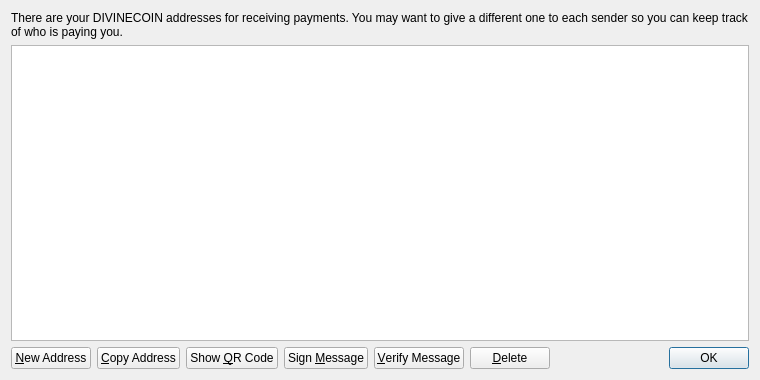
<?xml version="1.0" encoding="UTF-8"?>
<ui version="4.0">
 <class>AddressBookPage</class>
 <widget class="QWidget" name="AddressBookPage">
  <property name="geometry">
   <rect>
    <x>0</x>
    <y>0</y>
    <width>760</width>
    <height>380</height>
   </rect>
  </property>
  <property name="windowTitle">
   <string>Address Book</string>
  </property>
  <layout class="QVBoxLayout" name="verticalLayout">
   <item>
    <widget class="QLabel" name="labelExplanation">
     <property name="text">
      <string>There are your DIVINECOIN addresses for receiving payments. You may want to give a different one to each sender so you can keep track of who is paying you.</string>
     </property>
     <property name="textFormat">
      <enum>Qt::PlainText</enum>
     </property>
     <property name="wordWrap">
      <bool>true</bool>
     </property>
    </widget>
   </item>
   <item>
    <widget class="QTableView" name="tableView">
     <property name="contextMenuPolicy">
      <enum>Qt::CustomContextMenu</enum>
     </property>
     <property name="toolTip">
      <string>Double-click to edit address or label</string>
     </property>
     <property name="tabKeyNavigation">
      <bool>false</bool>
     </property>
     <property name="alternatingRowColors">
      <bool>true</bool>
     </property>
     <property name="selectionMode">
      <enum>QAbstractItemView::SingleSelection</enum>
     </property>
     <property name="selectionBehavior">
      <enum>QAbstractItemView::SelectRows</enum>
     </property>
     <property name="sortingEnabled">
      <bool>true</bool>
     </property>
     <attribute name="verticalHeaderVisible">
      <bool>false</bool>
     </attribute>
    </widget>
   </item>
   <item>
    <layout class="QHBoxLayout" name="horizontalLayout">
     <item>
      <widget class="QPushButton" name="newAddressButton">
       <property name="toolTip">
        <string>Create a new address</string>
       </property>
       <property name="text">
        <string>&amp;New Address</string>
       </property>
       <property name="icon">
        <iconset resource="../bitcoin.qrc">
         <normaloff>:/icons/add</normaloff>:/icons/add</iconset>
       </property>
      </widget>
     </item>
     <item>
      <widget class="QPushButton" name="copyToClipboard">
       <property name="toolTip">
        <string>Copy the currently selected address to the system clipboard</string>
       </property>
       <property name="text">
        <string>&amp;Copy Address</string>
       </property>
       <property name="icon">
        <iconset resource="../bitcoin.qrc">
         <normaloff>:/icons/editcopy</normaloff>:/icons/editcopy</iconset>
       </property>
      </widget>
     </item>
     <item>
      <widget class="QPushButton" name="showQRCode">
       <property name="text">
        <string>Show &amp;QR Code</string>
       </property>
       <property name="icon">
        <iconset resource="../bitcoin.qrc">
         <normaloff>:/icons/qrcode</normaloff>:/icons/qrcode</iconset>
       </property>
      </widget>
     </item>
     <item>
      <widget class="QPushButton" name="signMessage">
       <property name="toolTip">
        <string>Sign a message to prove you own a DIVINECOIN address</string>
       </property>
       <property name="text">
        <string>Sign &amp;Message</string>
       </property>
       <property name="icon">
        <iconset resource="../bitcoin.qrc">
         <normaloff>:/icons/edit</normaloff>:/icons/edit</iconset>
       </property>
      </widget>
     </item>
     <item>
      <widget class="QPushButton" name="verifyMessage">
       <property name="toolTip">
        <string>Verify a message to ensure it was signed with a specified DIVINECOIN address</string>
       </property>
       <property name="text">
        <string>&amp;Verify Message</string>
       </property>
       <property name="icon">
        <iconset resource="../bitcoin.qrc">
         <normaloff>:/icons/transaction_0</normaloff>:/icons/transaction_0</iconset>
       </property>
      </widget>
     </item>
     <item>
      <widget class="QPushButton" name="deleteButton">
       <property name="toolTip">
        <string>Delete the currently selected address from the list</string>
       </property>
       <property name="text">
        <string>&amp;Delete</string>
       </property>
       <property name="icon">
        <iconset resource="../bitcoin.qrc">
         <normaloff>:/icons/remove</normaloff>:/icons/remove</iconset>
       </property>
      </widget>
     </item>
     <item>
      <spacer name="horizontalSpacer">
       <property name="orientation">
        <enum>Qt::Horizontal</enum>
       </property>
       <property name="sizeHint" stdset="0">
        <size>
         <width>40</width>
         <height>20</height>
        </size>
       </property>
      </spacer>
     </item>
     <item>
      <widget class="QDialogButtonBox" name="buttonBox">
       <property name="sizePolicy">
        <sizepolicy hsizetype="Maximum" vsizetype="Fixed">
         <horstretch>0</horstretch>
         <verstretch>0</verstretch>
        </sizepolicy>
       </property>
       <property name="standardButtons">
        <set>QDialogButtonBox::Ok</set>
       </property>
      </widget>
     </item>
    </layout>
   </item>
  </layout>
 </widget>
 <resources>
  <include location="../bitcoin.qrc"/>
 </resources>
 <connections/>
</ui>
